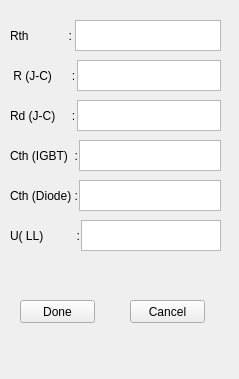
<?xml version="1.0" encoding="UTF-8"?>
<ui version="4.0">
 <class>ThermalBox</class>
 <widget class="QWidget" name="ThermalBox">
  <property name="geometry">
   <rect>
    <x>0</x>
    <y>0</y>
    <width>239</width>
    <height>379</height>
   </rect>
  </property>
  <property name="windowTitle">
   <string>Thermal Parameters</string>
  </property>
  <widget class="QWidget" name="horizontalLayoutWidget">
   <property name="geometry">
    <rect>
     <x>10</x>
     <y>20</y>
     <width>211</width>
     <height>31</height>
    </rect>
   </property>
   <layout class="QHBoxLayout" name="horizontalLayout">
    <property name="spacing">
     <number>3</number>
    </property>
    <item>
     <widget class="QLabel" name="label">
      <property name="text">
       <string>Rth            :</string>
      </property>
     </widget>
    </item>
    <item>
     <widget class="QTextEdit" name="rth_In"/>
    </item>
   </layout>
  </widget>
  <widget class="QWidget" name="horizontalLayoutWidget_2">
   <property name="geometry">
    <rect>
     <x>10</x>
     <y>60</y>
     <width>211</width>
     <height>31</height>
    </rect>
   </property>
   <layout class="QHBoxLayout" name="horizontalLayout_2">
    <property name="spacing">
     <number>1</number>
    </property>
    <item>
     <widget class="QLabel" name="label_2">
      <property name="text">
       <string> R (J-C)      :</string>
      </property>
     </widget>
    </item>
    <item>
     <widget class="QTextEdit" name="rjc_In"/>
    </item>
   </layout>
  </widget>
  <widget class="QWidget" name="horizontalLayoutWidget_3">
   <property name="geometry">
    <rect>
     <x>10</x>
     <y>100</y>
     <width>211</width>
     <height>31</height>
    </rect>
   </property>
   <layout class="QHBoxLayout" name="horizontalLayout_3">
    <property name="spacing">
     <number>1</number>
    </property>
    <item>
     <widget class="QLabel" name="label_3">
      <property name="text">
       <string>Rd (J-C)     :</string>
      </property>
     </widget>
    </item>
    <item>
     <widget class="QTextEdit" name="rdjc_In"/>
    </item>
   </layout>
  </widget>
  <widget class="QWidget" name="horizontalLayoutWidget_4">
   <property name="geometry">
    <rect>
     <x>10</x>
     <y>140</y>
     <width>211</width>
     <height>31</height>
    </rect>
   </property>
   <layout class="QHBoxLayout" name="horizontalLayout_4">
    <property name="spacing">
     <number>1</number>
    </property>
    <item>
     <widget class="QLabel" name="label_4">
      <property name="text">
       <string>Cth (IGBT)  :</string>
      </property>
     </widget>
    </item>
    <item>
     <widget class="QTextEdit" name="cthigbt_In"/>
    </item>
   </layout>
  </widget>
  <widget class="QWidget" name="horizontalLayoutWidget_5">
   <property name="geometry">
    <rect>
     <x>10</x>
     <y>180</y>
     <width>211</width>
     <height>31</height>
    </rect>
   </property>
   <layout class="QHBoxLayout" name="horizontalLayout_5">
    <property name="spacing">
     <number>1</number>
    </property>
    <item>
     <widget class="QLabel" name="label_5">
      <property name="text">
       <string>Cth (Diode) :</string>
      </property>
     </widget>
    </item>
    <item>
     <widget class="QTextEdit" name="cthdiode_In"/>
    </item>
   </layout>
  </widget>
  <widget class="QWidget" name="horizontalLayoutWidget_6">
   <property name="geometry">
    <rect>
     <x>10</x>
     <y>220</y>
     <width>211</width>
     <height>31</height>
    </rect>
   </property>
   <layout class="QHBoxLayout" name="horizontalLayout_6">
    <property name="spacing">
     <number>1</number>
    </property>
    <item>
     <widget class="QLabel" name="label_6">
      <property name="text">
       <string>U( LL)          :</string>
      </property>
     </widget>
    </item>
    <item>
     <widget class="QTextEdit" name="vltgll_inv"/>
    </item>
   </layout>
  </widget>
  <widget class="QPushButton" name="thermDoneBtn">
   <property name="geometry">
    <rect>
     <x>20</x>
     <y>300</y>
     <width>75</width>
     <height>23</height>
    </rect>
   </property>
   <property name="text">
    <string>Done</string>
   </property>
  </widget>
  <widget class="QPushButton" name="thermCnclBtn">
   <property name="geometry">
    <rect>
     <x>130</x>
     <y>300</y>
     <width>75</width>
     <height>23</height>
    </rect>
   </property>
   <property name="text">
    <string>Cancel</string>
   </property>
  </widget>
 </widget>
 <resources/>
 <connections>
  <connection>
   <sender>thermCnclBtn</sender>
   <signal>clicked()</signal>
   <receiver>thermCnclBtn</receiver>
   <slot>close()</slot>
   <hints>
    <hint type="sourcelabel">
     <x>178</x>
     <y>314</y>
    </hint>
    <hint type="destinationlabel">
     <x>181</x>
     <y>310</y>
    </hint>
   </hints>
  </connection>
 </connections>
</ui>
